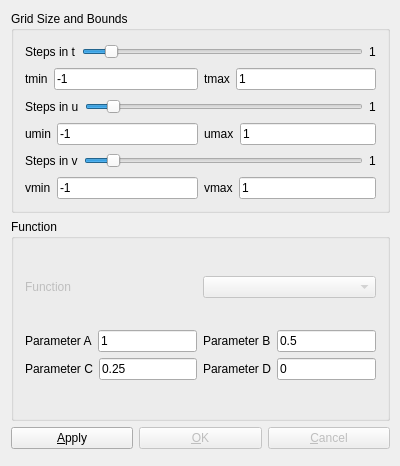
<ui version="4.0" >
 <class>ValuesDialog</class>
 <widget class="QDialog" name="ValuesDialog" >
  <property name="geometry" >
   <rect>
    <x>0</x>
    <y>0</y>
    <width>400</width>
    <height>466</height>
   </rect>
  </property>
  <property name="sizePolicy" >
   <sizepolicy vsizetype="Minimum" hsizetype="Minimum" >
    <horstretch>0</horstretch>
    <verstretch>0</verstretch>
   </sizepolicy>
  </property>
  <property name="windowTitle" >
   <string>Enter Values for the Function</string>
  </property>
  <property name="whatsThis" >
   <string>In this dialog window the user can enter up to four parameters to the displayed four-dimensional function or object.
She con also change the resolution of the grid.</string>
  </property>
  <property name="sizeGripEnabled" >
   <bool>false</bool>
  </property>
  <widget class="QWidget" name="" >
   <property name="geometry" >
    <rect>
     <x>0</x>
     <y>0</y>
     <width>401</width>
     <height>460</height>
    </rect>
   </property>
   <layout class="QVBoxLayout" >
    <item>
     <widget class="QGroupBox" name="Grid" >
      <property name="title" >
       <string>Grid Size and Bounds</string>
      </property>
      <layout class="QGridLayout" >
       <item row="0" column="0" >
        <layout class="QHBoxLayout" >
         <property name="spacing" >
          <number>6</number>
         </property>
         <property name="leftMargin" >
          <number>0</number>
         </property>
         <property name="topMargin" >
          <number>0</number>
         </property>
         <property name="rightMargin" >
          <number>0</number>
         </property>
         <property name="bottomMargin" >
          <number>0</number>
         </property>
         <item>
          <widget class="QLabel" name="TLabel" >
           <property name="text" >
            <string>Steps in t</string>
           </property>
          </widget>
         </item>
         <item>
          <widget class="QSlider" name="TSlider" >
           <property name="minimum" >
            <number>1</number>
           </property>
           <property name="maximum" >
            <number>50</number>
           </property>
           <property name="pageStep" >
            <number>5</number>
           </property>
           <property name="value" >
            <number>5</number>
           </property>
           <property name="orientation" >
            <enum>Qt::Horizontal</enum>
           </property>
           <property name="tickInterval" >
            <number>5</number>
           </property>
          </widget>
         </item>
         <item>
          <widget class="QLabel" name="TSteps" >
           <property name="text" >
            <string>1</string>
           </property>
          </widget>
         </item>
        </layout>
       </item>
       <item row="1" column="0" >
        <layout class="QHBoxLayout" >
         <property name="spacing" >
          <number>6</number>
         </property>
         <property name="leftMargin" >
          <number>0</number>
         </property>
         <property name="topMargin" >
          <number>0</number>
         </property>
         <property name="rightMargin" >
          <number>0</number>
         </property>
         <property name="bottomMargin" >
          <number>0</number>
         </property>
         <item>
          <layout class="QHBoxLayout" >
           <property name="spacing" >
            <number>6</number>
           </property>
           <property name="leftMargin" >
            <number>0</number>
           </property>
           <property name="topMargin" >
            <number>0</number>
           </property>
           <property name="rightMargin" >
            <number>0</number>
           </property>
           <property name="bottomMargin" >
            <number>0</number>
           </property>
           <item>
            <widget class="QLabel" name="TextLabel12" >
             <property name="text" >
              <string>tmin</string>
             </property>
            </widget>
           </item>
           <item>
            <widget class="QLineEdit" name="TMin" >
             <property name="toolTip" >
              <string>enter '-pi' if you mean -3.1415...</string>
             </property>
             <property name="text" >
              <string>-1</string>
             </property>
            </widget>
           </item>
          </layout>
         </item>
         <item>
          <layout class="QHBoxLayout" >
           <property name="spacing" >
            <number>6</number>
           </property>
           <property name="leftMargin" >
            <number>0</number>
           </property>
           <property name="topMargin" >
            <number>0</number>
           </property>
           <property name="rightMargin" >
            <number>0</number>
           </property>
           <property name="bottomMargin" >
            <number>0</number>
           </property>
           <item>
            <widget class="QLabel" name="TextLabel11" >
             <property name="text" >
              <string>tmax</string>
             </property>
            </widget>
           </item>
           <item>
            <widget class="QLineEdit" name="TMax" >
             <property name="toolTip" >
              <string>or 'pi' if you want 3.1415...</string>
             </property>
             <property name="text" >
              <string>1</string>
             </property>
            </widget>
           </item>
          </layout>
         </item>
        </layout>
       </item>
       <item row="2" column="0" >
        <layout class="QHBoxLayout" >
         <property name="spacing" >
          <number>6</number>
         </property>
         <property name="leftMargin" >
          <number>0</number>
         </property>
         <property name="topMargin" >
          <number>0</number>
         </property>
         <property name="rightMargin" >
          <number>0</number>
         </property>
         <property name="bottomMargin" >
          <number>0</number>
         </property>
         <item>
          <widget class="QLabel" name="ULabel" >
           <property name="text" >
            <string>Steps in u</string>
           </property>
          </widget>
         </item>
         <item>
          <widget class="QSlider" name="USlider" >
           <property name="minimum" >
            <number>1</number>
           </property>
           <property name="maximum" >
            <number>50</number>
           </property>
           <property name="pageStep" >
            <number>5</number>
           </property>
           <property name="value" >
            <number>5</number>
           </property>
           <property name="orientation" >
            <enum>Qt::Horizontal</enum>
           </property>
           <property name="tickInterval" >
            <number>5</number>
           </property>
          </widget>
         </item>
         <item>
          <widget class="QLabel" name="USteps" >
           <property name="text" >
            <string>1</string>
           </property>
          </widget>
         </item>
        </layout>
       </item>
       <item row="3" column="0" >
        <layout class="QHBoxLayout" >
         <property name="spacing" >
          <number>6</number>
         </property>
         <property name="leftMargin" >
          <number>0</number>
         </property>
         <property name="topMargin" >
          <number>0</number>
         </property>
         <property name="rightMargin" >
          <number>0</number>
         </property>
         <property name="bottomMargin" >
          <number>0</number>
         </property>
         <item>
          <layout class="QHBoxLayout" >
           <property name="spacing" >
            <number>6</number>
           </property>
           <property name="leftMargin" >
            <number>0</number>
           </property>
           <property name="topMargin" >
            <number>0</number>
           </property>
           <property name="rightMargin" >
            <number>0</number>
           </property>
           <property name="bottomMargin" >
            <number>0</number>
           </property>
           <item>
            <widget class="QLabel" name="TextLabel12_2" >
             <property name="text" >
              <string>umin</string>
             </property>
            </widget>
           </item>
           <item>
            <widget class="QLineEdit" name="UMin" >
             <property name="toolTip" >
              <string>enter '-pi' if you mean -3.1415...</string>
             </property>
             <property name="text" >
              <string>-1</string>
             </property>
            </widget>
           </item>
          </layout>
         </item>
         <item>
          <layout class="QHBoxLayout" >
           <property name="spacing" >
            <number>6</number>
           </property>
           <property name="leftMargin" >
            <number>0</number>
           </property>
           <property name="topMargin" >
            <number>0</number>
           </property>
           <property name="rightMargin" >
            <number>0</number>
           </property>
           <property name="bottomMargin" >
            <number>0</number>
           </property>
           <item>
            <widget class="QLabel" name="TextLabel11_2" >
             <property name="text" >
              <string>umax</string>
             </property>
            </widget>
           </item>
           <item>
            <widget class="QLineEdit" name="UMax" >
             <property name="toolTip" >
              <string>or 'pi' if you want 3.1415...</string>
             </property>
             <property name="text" >
              <string>1</string>
             </property>
            </widget>
           </item>
          </layout>
         </item>
        </layout>
       </item>
       <item row="4" column="0" >
        <layout class="QHBoxLayout" >
         <property name="spacing" >
          <number>6</number>
         </property>
         <property name="leftMargin" >
          <number>0</number>
         </property>
         <property name="topMargin" >
          <number>0</number>
         </property>
         <property name="rightMargin" >
          <number>0</number>
         </property>
         <property name="bottomMargin" >
          <number>0</number>
         </property>
         <item>
          <widget class="QLabel" name="VLabel" >
           <property name="text" >
            <string>Steps in v</string>
           </property>
          </widget>
         </item>
         <item>
          <widget class="QSlider" name="VSlider" >
           <property name="minimum" >
            <number>1</number>
           </property>
           <property name="maximum" >
            <number>50</number>
           </property>
           <property name="pageStep" >
            <number>5</number>
           </property>
           <property name="value" >
            <number>5</number>
           </property>
           <property name="orientation" >
            <enum>Qt::Horizontal</enum>
           </property>
           <property name="tickInterval" >
            <number>5</number>
           </property>
          </widget>
         </item>
         <item>
          <widget class="QLabel" name="VSteps" >
           <property name="text" >
            <string>1</string>
           </property>
          </widget>
         </item>
        </layout>
       </item>
       <item row="5" column="0" >
        <layout class="QHBoxLayout" >
         <property name="spacing" >
          <number>6</number>
         </property>
         <property name="leftMargin" >
          <number>0</number>
         </property>
         <property name="topMargin" >
          <number>0</number>
         </property>
         <property name="rightMargin" >
          <number>0</number>
         </property>
         <property name="bottomMargin" >
          <number>0</number>
         </property>
         <item>
          <layout class="QHBoxLayout" >
           <property name="spacing" >
            <number>6</number>
           </property>
           <property name="leftMargin" >
            <number>0</number>
           </property>
           <property name="topMargin" >
            <number>0</number>
           </property>
           <property name="rightMargin" >
            <number>0</number>
           </property>
           <property name="bottomMargin" >
            <number>0</number>
           </property>
           <item>
            <widget class="QLabel" name="TextLabel12_2_2" >
             <property name="text" >
              <string>vmin</string>
             </property>
            </widget>
           </item>
           <item>
            <widget class="QLineEdit" name="VMin" >
             <property name="toolTip" >
              <string>enter '-pi' if you mean -3.1415...</string>
             </property>
             <property name="text" >
              <string>-1</string>
             </property>
            </widget>
           </item>
          </layout>
         </item>
         <item>
          <layout class="QHBoxLayout" >
           <property name="spacing" >
            <number>6</number>
           </property>
           <property name="leftMargin" >
            <number>0</number>
           </property>
           <property name="topMargin" >
            <number>0</number>
           </property>
           <property name="rightMargin" >
            <number>0</number>
           </property>
           <property name="bottomMargin" >
            <number>0</number>
           </property>
           <item>
            <widget class="QLabel" name="TextLabel11_2_2" >
             <property name="text" >
              <string>vmax</string>
             </property>
            </widget>
           </item>
           <item>
            <widget class="QLineEdit" name="VMax" >
             <property name="toolTip" >
              <string>or 'pi' if you want 3.1415...</string>
             </property>
             <property name="text" >
              <string>1</string>
             </property>
            </widget>
           </item>
          </layout>
         </item>
        </layout>
       </item>
      </layout>
     </widget>
    </item>
    <item>
     <widget class="QGroupBox" name="Function" >
      <property name="title" >
       <string>Function</string>
      </property>
      <layout class="QGridLayout" >
       <item row="0" column="0" >
        <widget class="QLabel" name="TextLabel13" >
         <property name="enabled" >
          <bool>false</bool>
         </property>
         <property name="text" >
          <string>Function</string>
         </property>
        </widget>
       </item>
       <item row="0" column="1" >
        <widget class="QComboBox" name="FunctionBox" >
         <property name="enabled" >
          <bool>false</bool>
         </property>
        </widget>
       </item>
       <item row="1" column="0" colspan="2" >
        <layout class="QVBoxLayout" >
         <property name="spacing" >
          <number>6</number>
         </property>
         <property name="leftMargin" >
          <number>0</number>
         </property>
         <property name="topMargin" >
          <number>0</number>
         </property>
         <property name="rightMargin" >
          <number>0</number>
         </property>
         <property name="bottomMargin" >
          <number>0</number>
         </property>
         <item>
          <layout class="QHBoxLayout" >
           <property name="spacing" >
            <number>6</number>
           </property>
           <property name="leftMargin" >
            <number>0</number>
           </property>
           <property name="topMargin" >
            <number>0</number>
           </property>
           <property name="rightMargin" >
            <number>0</number>
           </property>
           <property name="bottomMargin" >
            <number>0</number>
           </property>
           <item>
            <layout class="QHBoxLayout" >
             <property name="spacing" >
              <number>6</number>
             </property>
             <property name="leftMargin" >
              <number>0</number>
             </property>
             <property name="topMargin" >
              <number>0</number>
             </property>
             <property name="rightMargin" >
              <number>0</number>
             </property>
             <property name="bottomMargin" >
              <number>0</number>
             </property>
             <item>
              <widget class="QLabel" name="ALabel" >
               <property name="text" >
                <string>Parameter A</string>
               </property>
              </widget>
             </item>
             <item>
              <widget class="QLineEdit" name="A" >
               <property name="text" >
                <string>1</string>
               </property>
              </widget>
             </item>
            </layout>
           </item>
           <item>
            <layout class="QHBoxLayout" >
             <property name="spacing" >
              <number>6</number>
             </property>
             <property name="leftMargin" >
              <number>0</number>
             </property>
             <property name="topMargin" >
              <number>0</number>
             </property>
             <property name="rightMargin" >
              <number>0</number>
             </property>
             <property name="bottomMargin" >
              <number>0</number>
             </property>
             <item>
              <widget class="QLabel" name="BLabel" >
               <property name="text" >
                <string>Parameter B</string>
               </property>
              </widget>
             </item>
             <item>
              <widget class="QLineEdit" name="B" >
               <property name="text" >
                <string>0.5</string>
               </property>
              </widget>
             </item>
            </layout>
           </item>
          </layout>
         </item>
         <item>
          <layout class="QHBoxLayout" >
           <property name="spacing" >
            <number>6</number>
           </property>
           <property name="leftMargin" >
            <number>0</number>
           </property>
           <property name="topMargin" >
            <number>0</number>
           </property>
           <property name="rightMargin" >
            <number>0</number>
           </property>
           <property name="bottomMargin" >
            <number>0</number>
           </property>
           <item>
            <layout class="QHBoxLayout" >
             <property name="spacing" >
              <number>6</number>
             </property>
             <property name="leftMargin" >
              <number>0</number>
             </property>
             <property name="topMargin" >
              <number>0</number>
             </property>
             <property name="rightMargin" >
              <number>0</number>
             </property>
             <property name="bottomMargin" >
              <number>0</number>
             </property>
             <item>
              <widget class="QLabel" name="CLabel" >
               <property name="text" >
                <string>Parameter C</string>
               </property>
              </widget>
             </item>
             <item>
              <widget class="QLineEdit" name="C" >
               <property name="text" >
                <string>0.25</string>
               </property>
              </widget>
             </item>
            </layout>
           </item>
           <item>
            <layout class="QHBoxLayout" >
             <property name="spacing" >
              <number>6</number>
             </property>
             <property name="leftMargin" >
              <number>0</number>
             </property>
             <property name="topMargin" >
              <number>0</number>
             </property>
             <property name="rightMargin" >
              <number>0</number>
             </property>
             <property name="bottomMargin" >
              <number>0</number>
             </property>
             <item>
              <widget class="QLabel" name="DLabel" >
               <property name="text" >
                <string>Parameter D</string>
               </property>
              </widget>
             </item>
             <item>
              <widget class="QLineEdit" name="D" >
               <property name="text" >
                <string>0</string>
               </property>
              </widget>
             </item>
            </layout>
           </item>
          </layout>
         </item>
        </layout>
       </item>
      </layout>
     </widget>
    </item>
    <item>
     <layout class="QHBoxLayout" >
      <property name="spacing" >
       <number>6</number>
      </property>
      <property name="leftMargin" >
       <number>0</number>
      </property>
      <property name="topMargin" >
       <number>0</number>
      </property>
      <property name="rightMargin" >
       <number>0</number>
      </property>
      <property name="bottomMargin" >
       <number>0</number>
      </property>
      <item>
       <widget class="QPushButton" name="buttonApply" >
        <property name="toolTip" >
         <string>Accept changes and redraw</string>
        </property>
        <property name="text" >
         <string>&amp;Apply</string>
        </property>
        <property name="autoDefault" >
         <bool>true</bool>
        </property>
       </widget>
      </item>
      <item>
       <widget class="QPushButton" name="buttonOk" >
        <property name="enabled" >
         <bool>false</bool>
        </property>
        <property name="toolTip" >
         <string>Apply changes, redraw and close this window</string>
        </property>
        <property name="text" >
         <string>&amp;OK</string>
        </property>
        <property name="autoDefault" >
         <bool>true</bool>
        </property>
        <property name="default" >
         <bool>true</bool>
        </property>
       </widget>
      </item>
      <item>
       <widget class="QPushButton" name="buttonCancel" >
        <property name="enabled" >
         <bool>false</bool>
        </property>
        <property name="toolTip" >
         <string>Discard changes</string>
        </property>
        <property name="text" >
         <string>&amp;Cancel</string>
        </property>
        <property name="autoDefault" >
         <bool>true</bool>
        </property>
       </widget>
      </item>
     </layout>
    </item>
   </layout>
  </widget>
 </widget>
 <layoutdefault spacing="6" margin="11" />
 <pixmapfunction>qPixmapFromMimeSource</pixmapfunction>
 <tabstops>
  <tabstop>TSlider</tabstop>
  <tabstop>TMin</tabstop>
  <tabstop>TMax</tabstop>
  <tabstop>USlider</tabstop>
  <tabstop>UMin</tabstop>
  <tabstop>UMax</tabstop>
  <tabstop>VSlider</tabstop>
  <tabstop>VMin</tabstop>
  <tabstop>VMax</tabstop>
  <tabstop>FunctionBox</tabstop>
  <tabstop>A</tabstop>
  <tabstop>B</tabstop>
  <tabstop>C</tabstop>
  <tabstop>D</tabstop>
  <tabstop>buttonApply</tabstop>
  <tabstop>buttonOk</tabstop>
  <tabstop>buttonCancel</tabstop>
 </tabstops>
 <resources/>
 <connections>
  <connection>
   <sender>TSlider</sender>
   <signal>valueChanged(int)</signal>
   <receiver>TSteps</receiver>
   <slot>setNum(int)</slot>
   <hints>
    <hint type="sourcelabel" >
     <x>20</x>
     <y>20</y>
    </hint>
    <hint type="destinationlabel" >
     <x>20</x>
     <y>20</y>
    </hint>
   </hints>
  </connection>
  <connection>
   <sender>USlider</sender>
   <signal>valueChanged(int)</signal>
   <receiver>USteps</receiver>
   <slot>setNum(int)</slot>
   <hints>
    <hint type="sourcelabel" >
     <x>20</x>
     <y>20</y>
    </hint>
    <hint type="destinationlabel" >
     <x>20</x>
     <y>20</y>
    </hint>
   </hints>
  </connection>
  <connection>
   <sender>VSlider</sender>
   <signal>valueChanged(int)</signal>
   <receiver>VSteps</receiver>
   <slot>setNum(int)</slot>
   <hints>
    <hint type="sourcelabel" >
     <x>20</x>
     <y>20</y>
    </hint>
    <hint type="destinationlabel" >
     <x>20</x>
     <y>20</y>
    </hint>
   </hints>
  </connection>
  <connection>
   <sender>buttonApply</sender>
   <signal>clicked()</signal>
   <receiver>ValuesDialog</receiver>
   <slot>accept()</slot>
   <hints>
    <hint type="sourcelabel" >
     <x>20</x>
     <y>20</y>
    </hint>
    <hint type="destinationlabel" >
     <x>20</x>
     <y>20</y>
    </hint>
   </hints>
  </connection>
  <connection>
   <sender>buttonOk</sender>
   <signal>clicked()</signal>
   <receiver>ValuesDialog</receiver>
   <slot>accept()</slot>
   <hints>
    <hint type="sourcelabel" >
     <x>20</x>
     <y>20</y>
    </hint>
    <hint type="destinationlabel" >
     <x>20</x>
     <y>20</y>
    </hint>
   </hints>
  </connection>
  <connection>
   <sender>TSlider</sender>
   <signal>valueChanged(int)</signal>
   <receiver>USlider</receiver>
   <slot>setValue(int)</slot>
   <hints>
    <hint type="sourcelabel" >
     <x>195</x>
     <y>40</y>
    </hint>
    <hint type="destinationlabel" >
     <x>197</x>
     <y>100</y>
    </hint>
   </hints>
  </connection>
  <connection>
   <sender>TSlider</sender>
   <signal>valueChanged(int)</signal>
   <receiver>VSlider</receiver>
   <slot>setValue(int)</slot>
   <hints>
    <hint type="sourcelabel" >
     <x>195</x>
     <y>40</y>
    </hint>
    <hint type="destinationlabel" >
     <x>197</x>
     <y>160</y>
    </hint>
   </hints>
  </connection>
  <connection>
   <sender>USlider</sender>
   <signal>valueChanged(int)</signal>
   <receiver>VSlider</receiver>
   <slot>setValue(int)</slot>
   <hints>
    <hint type="sourcelabel" >
     <x>197</x>
     <y>100</y>
    </hint>
    <hint type="destinationlabel" >
     <x>197</x>
     <y>160</y>
    </hint>
   </hints>
  </connection>
 </connections>
</ui>
